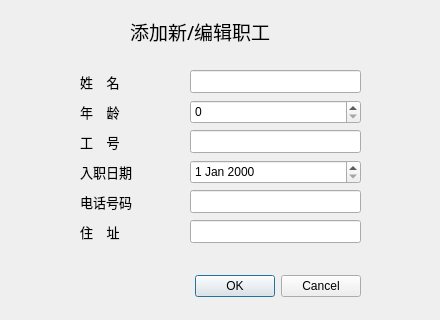
<?xml version="1.0" encoding="UTF-8"?>
<ui version="4.0">
 <class>AddEditDialog</class>
 <widget class="QDialog" name="AddEditDialog">
  <property name="geometry">
   <rect>
    <x>0</x>
    <y>0</y>
    <width>440</width>
    <height>320</height>
   </rect>
  </property>
  <property name="windowTitle">
   <string>Dialog</string>
  </property>
  <widget class="QDialogButtonBox" name="buttonBox">
   <property name="geometry">
    <rect>
     <x>20</x>
     <y>270</y>
     <width>341</width>
     <height>32</height>
    </rect>
   </property>
   <property name="orientation">
    <enum>Qt::Horizontal</enum>
   </property>
   <property name="standardButtons">
    <set>QDialogButtonBox::Cancel|QDialogButtonBox::Ok</set>
   </property>
  </widget>
  <widget class="QLabel" name="label">
   <property name="geometry">
    <rect>
     <x>80</x>
     <y>70</y>
     <width>70</width>
     <height>23</height>
    </rect>
   </property>
   <property name="font">
    <font>
     <family>Adobe Devanagari</family>
     <pointsize>10</pointsize>
    </font>
   </property>
   <property name="text">
    <string>姓    名</string>
   </property>
  </widget>
  <widget class="QLabel" name="title">
   <property name="geometry">
    <rect>
     <x>130</x>
     <y>20</y>
     <width>180</width>
     <height>23</height>
    </rect>
   </property>
   <property name="font">
    <font>
     <family>黑体</family>
     <pointsize>14</pointsize>
    </font>
   </property>
   <property name="text">
    <string>添加新/编辑职工</string>
   </property>
  </widget>
  <widget class="QLabel" name="label_4">
   <property name="geometry">
    <rect>
     <x>80</x>
     <y>160</y>
     <width>68</width>
     <height>23</height>
    </rect>
   </property>
   <property name="font">
    <font>
     <family>Adobe Devanagari</family>
     <pointsize>10</pointsize>
    </font>
   </property>
   <property name="text">
    <string>入职日期</string>
   </property>
  </widget>
  <widget class="QLineEdit" name="lineEditPhone">
   <property name="geometry">
    <rect>
     <x>190</x>
     <y>190</y>
     <width>171</width>
     <height>23</height>
    </rect>
   </property>
   <property name="text">
    <string/>
   </property>
  </widget>
  <widget class="QLabel" name="label_5">
   <property name="geometry">
    <rect>
     <x>80</x>
     <y>190</y>
     <width>68</width>
     <height>23</height>
    </rect>
   </property>
   <property name="font">
    <font>
     <family>Adobe Devanagari</family>
     <pointsize>10</pointsize>
    </font>
   </property>
   <property name="text">
    <string>电话号码</string>
   </property>
  </widget>
  <widget class="QLineEdit" name="lineEditNo">
   <property name="geometry">
    <rect>
     <x>190</x>
     <y>130</y>
     <width>171</width>
     <height>23</height>
    </rect>
   </property>
   <property name="text">
    <string/>
   </property>
  </widget>
  <widget class="QLabel" name="label_2">
   <property name="geometry">
    <rect>
     <x>80</x>
     <y>100</y>
     <width>70</width>
     <height>23</height>
    </rect>
   </property>
   <property name="font">
    <font>
     <family>Adobe Devanagari</family>
     <pointsize>10</pointsize>
    </font>
   </property>
   <property name="text">
    <string>年    龄</string>
   </property>
  </widget>
  <widget class="QLineEdit" name="lineEditAddress">
   <property name="geometry">
    <rect>
     <x>190</x>
     <y>220</y>
     <width>171</width>
     <height>23</height>
    </rect>
   </property>
   <property name="text">
    <string/>
   </property>
  </widget>
  <widget class="QDateEdit" name="dateEdit">
   <property name="geometry">
    <rect>
     <x>190</x>
     <y>160</y>
     <width>171</width>
     <height>24</height>
    </rect>
   </property>
  </widget>
  <widget class="QLabel" name="label_3">
   <property name="geometry">
    <rect>
     <x>80</x>
     <y>130</y>
     <width>70</width>
     <height>23</height>
    </rect>
   </property>
   <property name="font">
    <font>
     <family>Adobe Devanagari</family>
     <pointsize>10</pointsize>
    </font>
   </property>
   <property name="text">
    <string>工    号</string>
   </property>
  </widget>
  <widget class="QSpinBox" name="spinBoxAge">
   <property name="geometry">
    <rect>
     <x>190</x>
     <y>100</y>
     <width>171</width>
     <height>24</height>
    </rect>
   </property>
  </widget>
  <widget class="QLabel" name="label_6">
   <property name="geometry">
    <rect>
     <x>80</x>
     <y>220</y>
     <width>70</width>
     <height>23</height>
    </rect>
   </property>
   <property name="font">
    <font>
     <family>Adobe Devanagari</family>
     <pointsize>10</pointsize>
    </font>
   </property>
   <property name="text">
    <string>住    址</string>
   </property>
  </widget>
  <widget class="QLineEdit" name="lineEditName">
   <property name="geometry">
    <rect>
     <x>190</x>
     <y>70</y>
     <width>171</width>
     <height>23</height>
    </rect>
   </property>
   <property name="text">
    <string/>
   </property>
  </widget>
 </widget>
 <resources/>
 <connections>
  <connection>
   <sender>buttonBox</sender>
   <signal>rejected()</signal>
   <receiver>AddEditDialog</receiver>
   <slot>reject()</slot>
   <hints>
    <hint type="sourcelabel">
     <x>316</x>
     <y>260</y>
    </hint>
    <hint type="destinationlabel">
     <x>286</x>
     <y>274</y>
    </hint>
   </hints>
  </connection>
  <connection>
   <sender>buttonBox</sender>
   <signal>accepted()</signal>
   <receiver>AddEditDialog</receiver>
   <slot>accept()</slot>
   <hints>
    <hint type="sourcelabel">
     <x>248</x>
     <y>254</y>
    </hint>
    <hint type="destinationlabel">
     <x>157</x>
     <y>274</y>
    </hint>
   </hints>
  </connection>
 </connections>
</ui>
